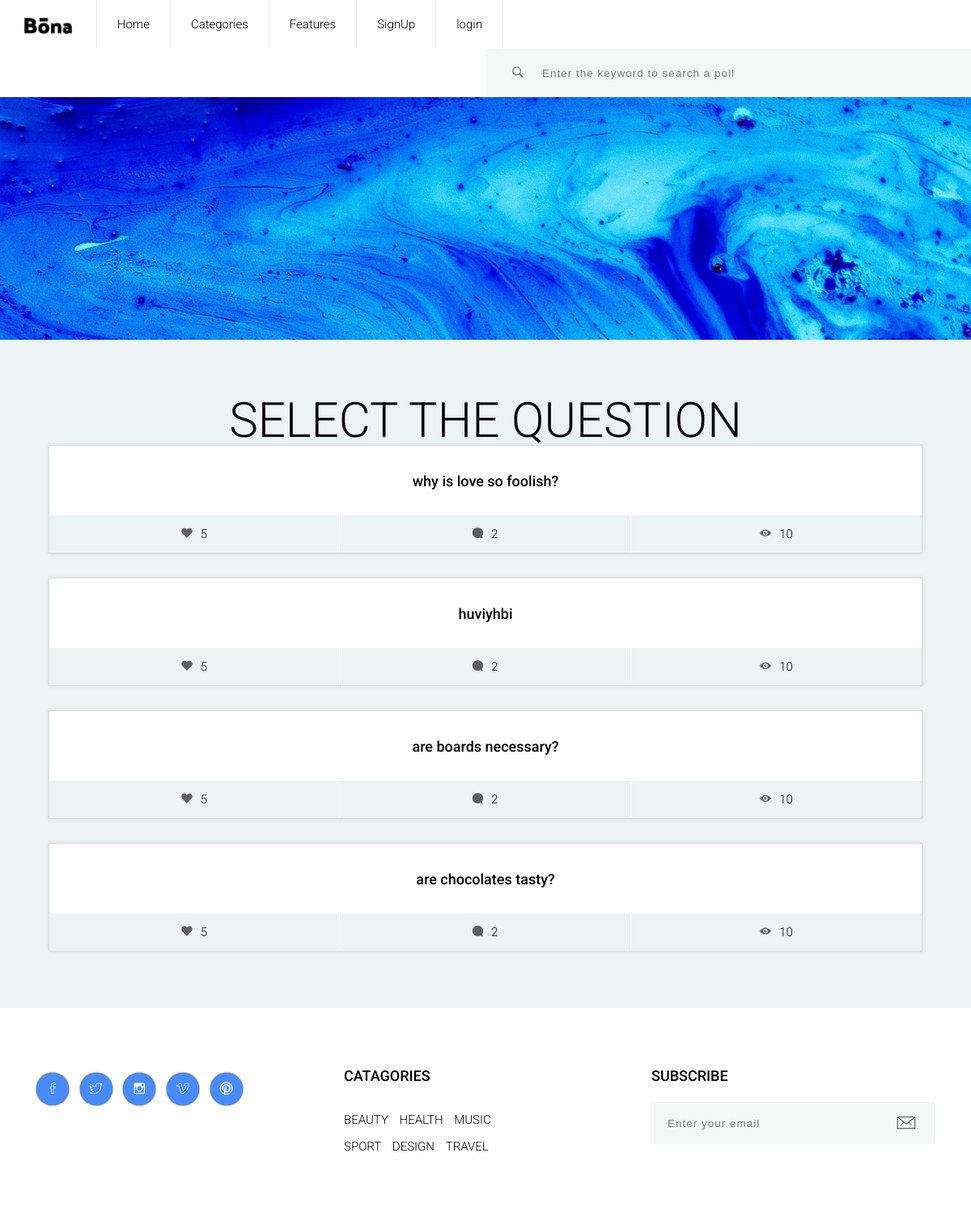
Screenshot of /polls/ with the database file from the repository.
### polls/models.py (models this page shows, shortened)
class Question(models.Model):
    auth = models.ForeignKey(get_user_model(),on_delete=models.CASCADE)
    question = models.CharField(max_length=200)
    pub_date = models.DateTimeField('date published',default=timezone.now)
    image = models.ImageField(upload_to='poll_pics',default='poll_pics/empty.png')
    def was_published_recently(self):
        now=timezone.now()
        return now - datetime.timedelta(days=1) <= self.pub_date <= now
    was_published_recently.admin_order_field = 'pub_date'
    was_published_recently.boolean = True
    was_published_recently.short_description = 'Published recently?'

### polls/views.py (the view)
# urls.py: path('', views.IndexView.as_view(), name='index'),
class IndexView(generic.ListView):
    model = Question
    template_name = 'polls/index.html'
    context_object_name = 'latest_question_list'
    def get_queryset(self):
        return Question.objects.order_by('-pub_date')[:]

### polls/templates/polls/index.html (shortened to what this page needs)
{% extends 'polls/base.html' %}
{% block menubar %}
    {% if user %}
    {% if user.is_authenticated %}
          <li><a href="{% url 'logout' %}">logout</a></li>
          <li><a href="{% url 'polls:yourPolls' %}">Hi {{ user.username }}!</a></li>
          <li><a href="{% url 'polls:form' %}">Add poll</a></li>
    {% else %}
        <li><a href="{% url "polls:signup" %}">SignUp</a></li>
        <li><a href="{% url 'login' %}">login</a></li>
    {% endif %}
    {% endif %}
{% endblock %}
{% block content %}
{% load staticfiles%}
        <b><h1>SELECT THE QUESTION <p></p></h1></b>
        {% if latest_question_list %}
             {% for question in latest_question_list %}
             <div class="col-lg-12 col-md-20">
                 <div class="card h-100">
                     <div class="single-post post-style-4">
                         <div class="display-table">
                             <h4 class="title display-table-cell"><b><a href="{% url 'polls:detail' question.id %}"><b>{{ question.question }}</b></a></h4>
                         </div>
                         <ul class="post-footer">
                             <li><a href="#"><i class="ion-heart"></i>5</a></li>
                             <li><a href="#"><i class="ion-chatbubble"></i>2</a></li>
                             <li><a href="#"><i class="ion-eye"></i>10</a></li>
                         </ul>
                     </div>
                 </div>
             </div>
             <div/>
             {% endfor %}
        {% else %}
         <p>No polls are available.</p>
        {% endif %}
{% endblock %}

### polls/static/polls/layout-1/css/styles.css (style rules this page uses)
html { font-size: 100%; height: 100%; overflow-x: hidden; touch-action: manipulation; }
body { font-size: 15px; font-family: 'Roboto', sans-serif; width: 100%; height: 100%; margin: 0; font-weight: 300; -webkit-font-smoothing: antialiased; -moz-osx-font-smoothing: grayscale; word-wrap: break-word; background: #EDF3F3; color: #000; }
h1, h2, h3, h4, h5, h6, p, a, ul, span, li, img { margin: 0; padding: 0; font-weight: 300; }
h1,h2,h3,h4,h5,h6 { line-height: 1.5; }
h1 { font-size: 4em; line-height: 1; }
h4 { font-size: 1.2em; }
a, button { display: inline-block; text-decoration: none; color: inherit; transition: all .3s; }
b { font-weight: 500; }
li { list-style: none; display: inline-block; }
.display-table { display: table; height: 100%; width: 100%; }
.display-table-cell { display: table-cell; vertical-align: middle; }
.card { background: transparent; border: 0; }
header .main-menu > li { float: left; }
header .main-menu > li > a { height: 60px; line-height: 60px; padding: 0 25px; border-right: 1px solid #eee; }
.blog-area .single-post { height: 100%; position: relative; padding-bottom: 45px; overflow: hidden; box-shadow: 0px 0px 5px rgba(0,0,0,.1); border: 1px solid #ddd; background: #fff; }
.blog-area .single-post .title { padding: 20px 30px 30px; }
.single-post .post-footer { position: absolute; bottom: 0; left: 0; right: 0; text-align: center; }
.single-post .post-footer > li { width: 33.33%; display: inline-block; border-right: 1px solid #fff; background: #EDF3F3; }
.single-post .post-footer > li:first-child { float: left; }
.single-post .post-footer > li:last-child { border: 0px; float: right; }
.single-post .post-footer > li > a { line-height: 45px; width: 100%; }
.single-post .post-footer i { display: inline-block; margin-right: 10px; opacity: .6; font-size: 1.1em; }
.blog-area .post-style-4 { margin-bottom: 30px; }
.display-table .display-table-cell.title { padding: 30px; }

### rows the page displays
Question: question "why is love so foolish?"
Question: question "huviyhbi"
Question: question "are boards necessary?"
Question: question "are chocolates tasty?"
